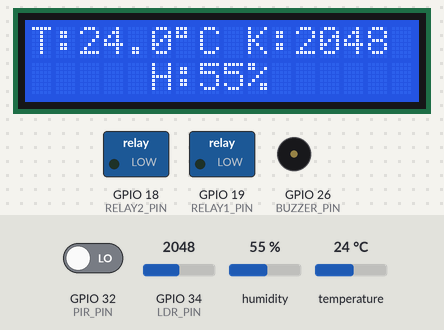
Bench run of a sketch on a simulated ESP32. On the bench: 16×2 character LCD, switched loads named in the sketch (green lamp = pin HIGH), buzzer (waves = sounding). Inputs (shaded band) come from the test bench; at power-on: humidity 55 %, GPIO 32 (PIR_PIN) LOW, GPIO 34 (LDR_PIN) = 2048, temperature 24 °C. What the sketch prints to the serial monitor is not drawn.

Above: at 5.3 s.
5.4 s: humidity set to 58 %
At 6.52 s:
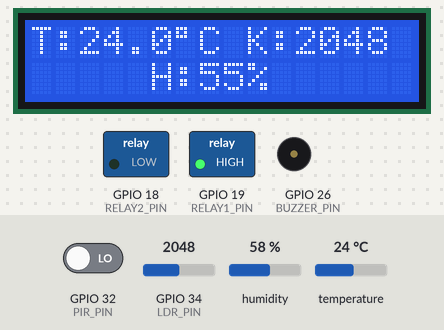
8.3 s: GPIO 32 (PIR_PIN) driven HIGH
At 8.91 s:
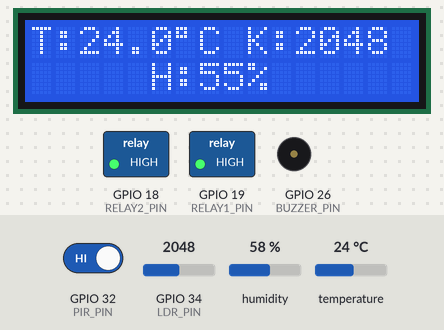
11.3 s: humidity set to 22 %
At 13.6 s:
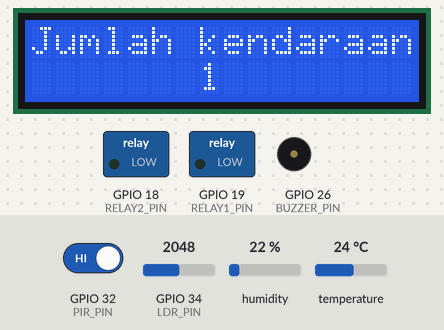
17.1 s: GPIO 34 (LDR_PIN) set to 542
At 21.4 s:
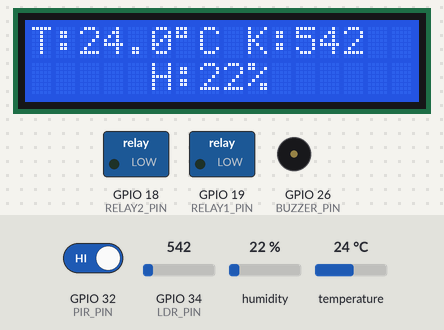
22.2 s: GPIO 34 (LDR_PIN) set to 477
At 22.84 s:
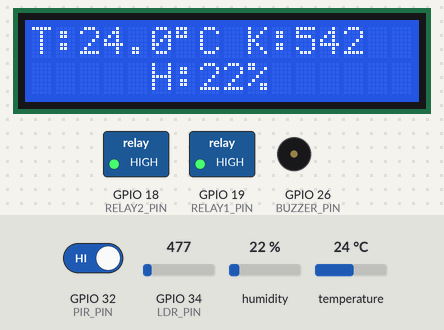
25.6 s: GPIO 34 (LDR_PIN) set to 540
At 26.4 s:
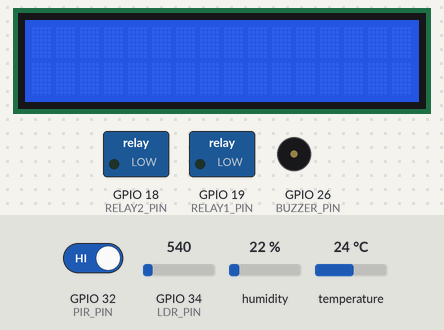
Timing chart, 0 to 28.6 s (numbered marks = the images above; inputs shaded):
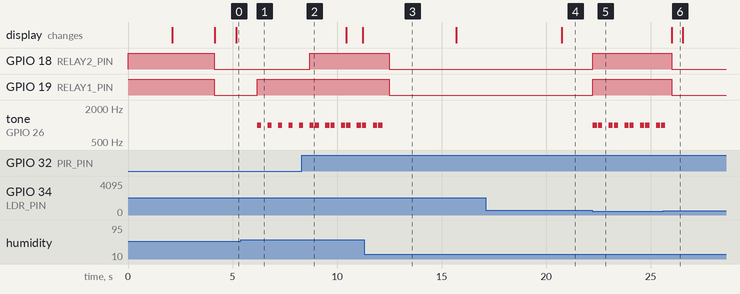

The sketch:

huh.ino
```cpp
#include <DHT.h>
#include <Wire.h>
#include <LiquidCrystal_I2C.h>

#define DHTPIN 23
#define DHTTYPE DHT22
DHT dht(DHTPIN, DHTTYPE);

#define PIR_PIN 32
#define LDR_PIN 34
#define RELAY1_PIN 19
#define RELAY2_PIN 18
#define BUZZER_PIN 26

LiquidCrystal_I2C lcd(0x27, 16, 2);

int lastDisplayState = -1;
unsigned long lastMessageSwitch = 0;
int displayState = 0;

unsigned long lastRelay2OnTime = 0;
bool relay2Active = false;

int vehicleCount = 0;
bool lastPirState = false;
unsigned long lastCountTime = 0;
const unsigned long debounceDelay = 3000;
float fuzzyTrapezoidal(float x, float a, float b, float c, float d) {
  if (x <= a || x >= d) return 0.0;
  else if (x >= b && x <= c) return 1.0;
  else if (x > a && x < b) return (x - a) / (b - a);
  else return (d - x) / (d - c);
}

float dryMembership(float h)     { return fuzzyTrapezoidal(h, 0, 0, 30, 45); }
float normalMembership(float h)  { return fuzzyTrapezoidal(h, 40, 45, 55, 60); }
float foggyMembership(float h)   { return fuzzyTrapezoidal(h, 55, 70, 100, 100); }

float darkMembership(float l)   { return fuzzyTrapezoidal(l, 0, 20, 80, 150); }
float dimMembership(float l)    { return fuzzyTrapezoidal(l, 200, 400, 500, 650); }
float brightMembership(float l) { return fuzzyTrapezoidal(l, 500, 600, 700, 800); }

void setup() {
  Serial.begin(115200);
  dht.begin();

  pinMode(PIR_PIN, INPUT);
  pinMode(LDR_PIN, INPUT);
  pinMode(RELAY1_PIN, OUTPUT);
  pinMode(RELAY2_PIN, OUTPUT);
  pinMode(BUZZER_PIN, OUTPUT);

  digitalWrite(RELAY1_PIN, HIGH);
  digitalWrite(RELAY2_PIN, HIGH);
  digitalWrite(BUZZER_PIN, LOW);

  lcd.init();
  lcd.backlight();

  lcd.setCursor(3, 0);
  lcd.print("Penerangan");
  lcd.setCursor(1, 1);
  lcd.print("Jalan Otomatis");
  delay(2000);
  lcd.clear();

  lcd.setCursor(4, 0);
  lcd.print("Memulai");
  lcd.setCursor(3, 1);
  lcd.print("Sistem...");
  delay(2000);
  lcd.clear();
}

void loop() {
  int ldrValue = analogRead(LDR_PIN);
  if (isnan(ldrValue)) ldrValue = 600;

  float humidityValue = dht.readHumidity();
  if (isnan(humidityValue)) humidityValue = 50.0;

  float temperatureValue = dht.readTemperature();
  if (isnan(temperatureValue)) temperatureValue = 0.0;

  bool pirDetected = digitalRead(PIR_PIN);

  float foggy = foggyMembership(humidityValue);
  float dark = darkMembership(ldrValue);
  float dim = dimMembership(ldrValue);

  bool currentPirState = digitalRead(PIR_PIN);
  if (currentPirState != lastPirState && currentPirState == HIGH && (millis() - lastCountTime > debounceDelay)) {
  vehicleCount++;
  lastCountTime = millis();
  }
  lastPirState = currentPirState;

  bool relay1On = (ldrValue < 500) || (foggy > 0.1);
  digitalWrite(RELAY1_PIN, relay1On ? HIGH : LOW);

  if (relay1On && pirDetected) {
    lastRelay2OnTime = millis();
    relay2Active = true;
  }

  if (relay2Active && (millis() - lastRelay2OnTime >= 2000)) {
    relay2Active = false;
  }

  digitalWrite(RELAY2_PIN, (relay1On && relay2Active) ? HIGH : LOW);

  if (relay1On && relay2Active) {
    tone(BUZZER_PIN, 1000, 200);
    delay(250);
    tone(BUZZER_PIN, 1000, 200);
  } else if (relay1On) {
    tone(BUZZER_PIN, 1000, 200);
  } else {
    noTone(BUZZER_PIN);
  }

  if (millis() - lastMessageSwitch >= 5000) {
    displayState = (displayState + 1) % 3;
    lastMessageSwitch = millis();
  }

  String blynkMessage = (foggy > 0.1) ? "Kabut Tebal!" : "SELAMAT JALAN";

  if (displayState != lastDisplayState) {
    lcd.clear();
    if (displayState == 0) {
      lcd.setCursor(0, 0);
      lcd.print(blynkMessage.substring(0, 16));
      lcd.setCursor(0, 1);
      if (blynkMessage.length() > 16) {
        lcd.print(blynkMessage.substring(16, 32));
      } else {
        lcd.print("                ");
      }
    } else if (displayState == 1) {
      lcd.setCursor(0, 0);
      lcd.print("T:");
      lcd.print(temperatureValue, 1);
      lcd.print((char)223);
      lcd.print("C K:");
      lcd.print(ldrValue);
      lcd.setCursor(5, 1);
      lcd.print("H:");
      lcd.print((int)humidityValue);
      lcd.print("%");
    }
    lastDisplayState = displayState;
  }
  else if (displayState == 2) {
    lcd.setCursor(0, 0);
    lcd.print("Jumlah kendaraan:");
    lcd.setCursor(0, 1);
    lcd.print("       ");
    lcd.print(vehicleCount);
  }
  // Debug serial
  Serial.print("LDR: ");
  Serial.print(ldrValue);
  Serial.print(" | Relay1: ");
  Serial.print(relay1On);
  Serial.print(" | PIR: ");
  Serial.print(pirDetected);
  Serial.print(" | Relay2: ");
  Serial.print(relay2Active);
  Serial.print(" | Normal: ");
  Serial.print(dim);
  Serial.print(" | DARK: ");
  Serial.println(dark);


  delay(500);
}
```

Measured:
- the behaviour switches between 56 and 57 % on humidity (found by bisection; images 0 and 1)
- the behaviour switches between 500 and 499 on GPIO 34 (LDR_PIN) (found by bisection; images 4 and 5)
- after the input at 5.4 s, GPIO 19 (RELAY1_PIN): LOW → HIGH after 0.78 s; tone on GPIO 26 (BUZZER_PIN): alternates 1000 Hz for 0.20 s and silent for 0.30 s, starting after 0.78 s
- after the input at 8.3 s, GPIO 18 (RELAY2_PIN): LOW → HIGH after 0.39 s
- after the input at 11.3 s, GPIO 18 (RELAY2_PIN), GPIO 19 (RELAY1_PIN): HIGH → LOW after 1.2 s; tone on GPIO 26 (BUZZER_PIN): goes on until 12.2 s, then stays silent
- after the input at 17.1 s, the display: changes after 3.6 s (image 4)
- after the input at 22.2 s, GPIO 18 (RELAY2_PIN), GPIO 19 (RELAY1_PIN): LOW → HIGH at once; tone on GPIO 26 (BUZZER_PIN): silent → 1000 Hz at once, then repeats every 0.76 s: silent 0.05 s, 1000 Hz 0.20 s, silent 0.31 s, 1000 Hz 0.20 s
- after the input at 25.6 s, GPIO 18 (RELAY2_PIN), GPIO 19 (RELAY1_PIN): HIGH → LOW after 0.40 s; tone on GPIO 26 (BUZZER_PIN): goes on until 25.7 s, then stays silent
